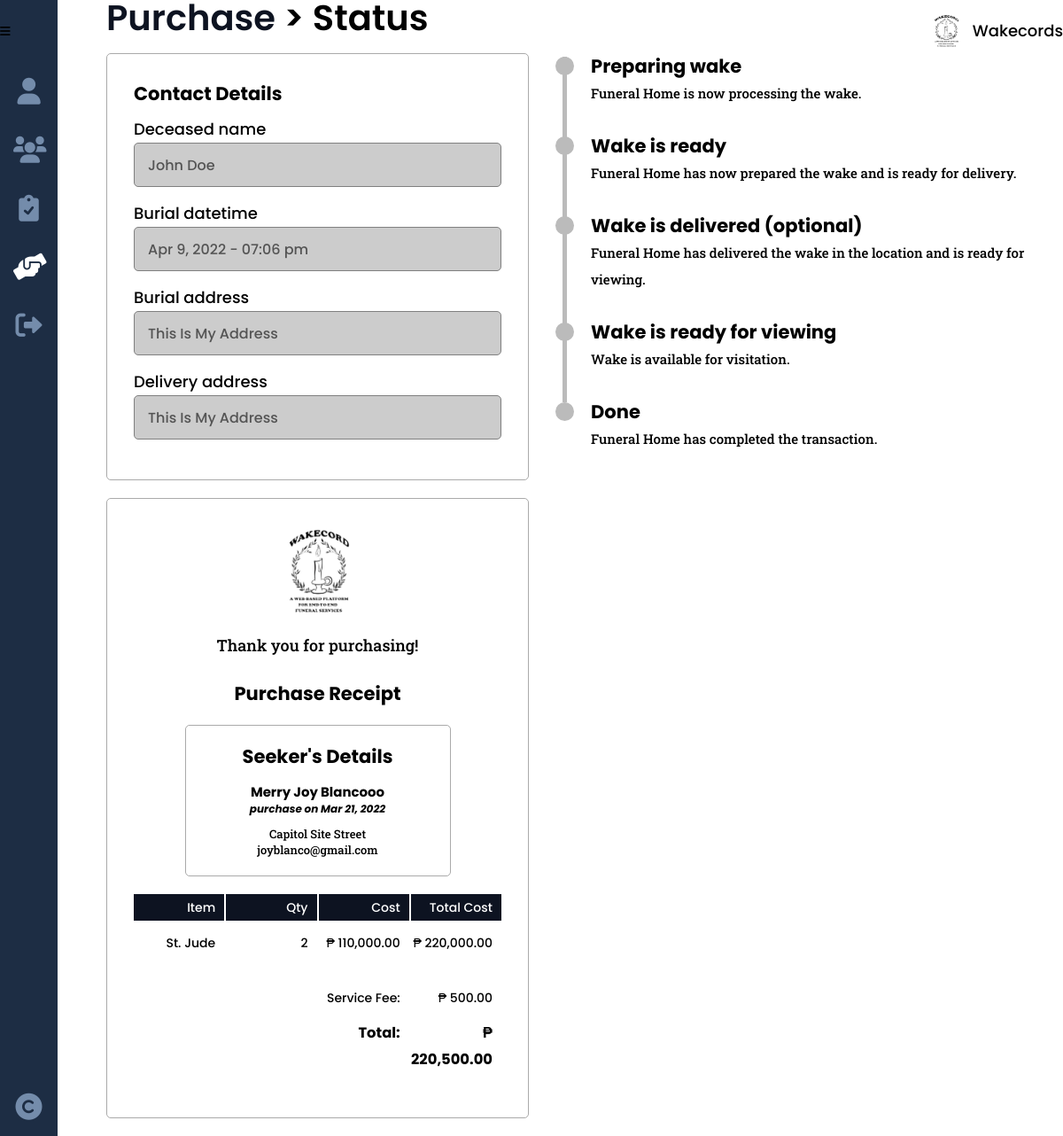
The app's page /status.php?purchaseid=10, older data.
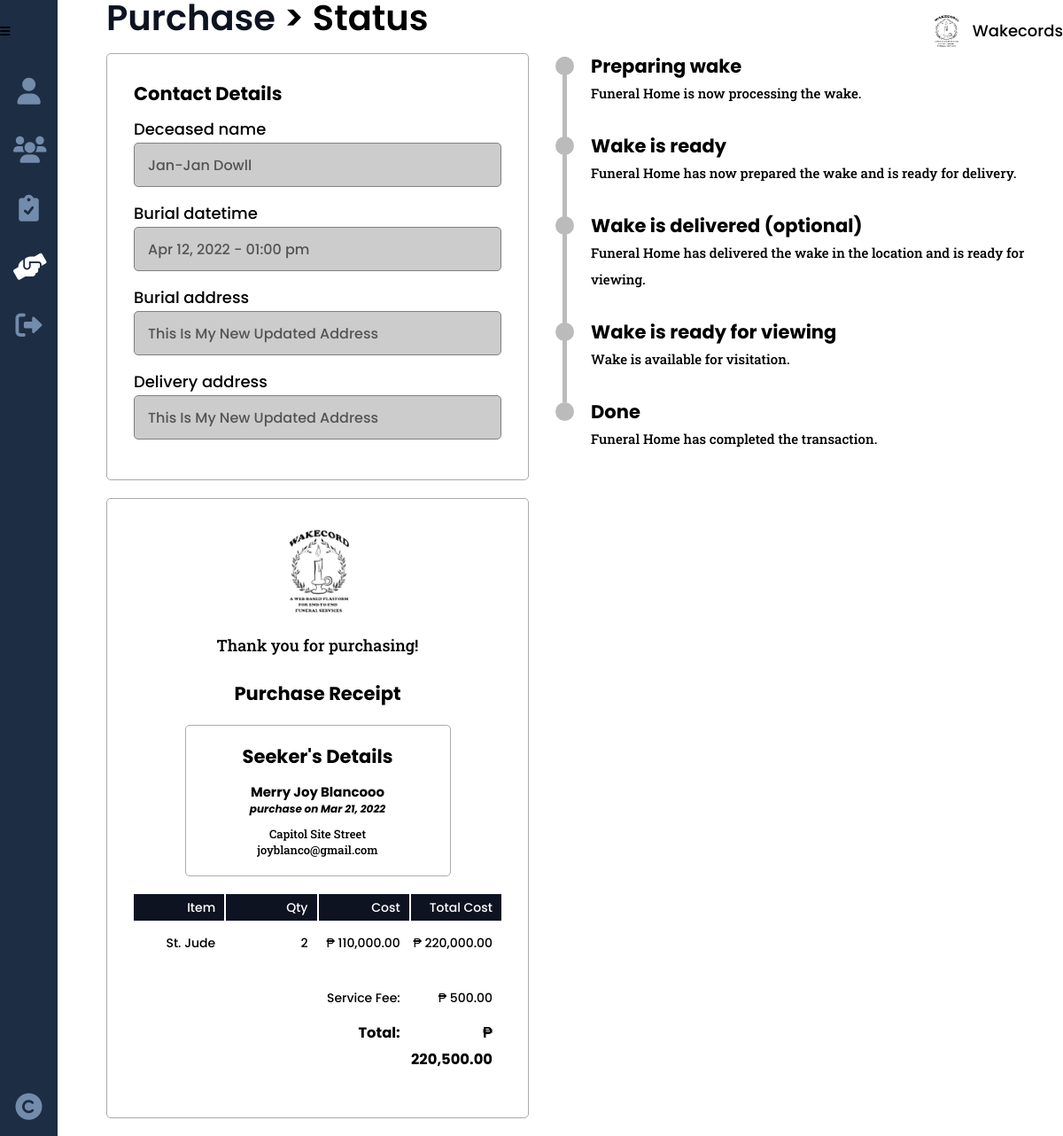
The same page, newer data.
### tables this page shows
CREATE TABLE `details` (
  `purchase_id` int(8) NOT NULL,
  `deceased_name` varchar(25) DEFAULT NULL,
  `burial_datetime` datetime DEFAULT NULL,
  `burial_add` varchar(100) DEFAULT NULL,
  `delivery_add` varchar(100) DEFAULT NULL,
  `delivery_date` date DEFAULT NULL,
  `msg_ribbon` varchar(200) DEFAULT NULL,
  `msg_headstone` varchar(200) DEFAULT NULL,
  `birth_date` date DEFAULT NULL,
  `death_date` date DEFAULT NULL,
  `delivery_datetime` datetime DEFAULT NULL,
  `num_pax` int(4) DEFAULT NULL,
  `cemetery_add` varchar(100) DEFAULT NULL
);

### others/db.php (called while the page is built, shortened)
<?php
	class DB
	{
		static $hostname = "localhost";
		static $dbname = "wakecords";
		static $username  = "root";
		static $password = "";
		public static function query($sql, $params=array(), $transactType)
		{
			$rows = array();
			try
			{
				$db = new PDO("mysql:host=". self::$hostname ."; dbname=". self::$dbname,  self::$username,  self::$password);
				$db->setAttribute(PDO::ATTR_ERRMODE, PDO::ERRMODE_EXCEPTION);
				$cmd = $db->prepare($sql);
				$cmd->execute($params);
				if($transactType == "READ")
					$rows = $cmd->fetchAll();
				else
					$rows = $db->lastInsertId();
			}
			catch(PDOException $e)
			{
				echo $e->getMessage();
			}
			return $rows;
		}
	}

### others/functions.php (called while the page is built, shortened)
<?php
	require_once("others/db.php");
	function read($table, $attr=[], $data=[]){
		if(count($attr) == 1){
			return DB::query("SELECT * FROM ".$table." WHERE ".$attr[0]."=?", array($data[0]), "READ");
		}
	}

### status.php (the view, shortened to what the changed rows need)
<?php
	include("others/functions.php");
	include("others/head.php");
?>
<body>
	<div class="container">
		<div class="banner">
			<section class="banner-con">
				<div class="wrapper">
					<div class="banner-div">
						<h2><a href="purchase.php">Purchase</a> <span>> Status</span></h2>
						<div class="order-con">
							<div class="order-info">
								<?php
								$purchase = DB::query("SELECT * FROM purchase p JOIN seeker see ON p.seeker_id = see.seeker_id JOIN services ser ON p.service_id = ser.service_id WHERE purchase_id = ?", array($_GET['purchaseid']), "READ");
								$purchase = $purchase[0];
								$details = read("details", ["purchase_id"], [$purchase['purchase_id']]);
								$details = $details[0];
								?>
								<div class="additional-info card">
									<h3><?php echo (isset($_SESSION['seeker'])) ? "Additional":"Contact"; ?> Details</h3>
									<?php
									switch($purchase['service_type']){
										case "funeral":
											echo "
											<label>Deceased name</label>
											<input type='text' disabled value='".$details['deceased_name']."'>
											<label>Burial datetime</label>
											<input type='text' disabled value='".date("M j, Y - h:i a", strtotime($details['burial_datetime']))."'>
											<label>Burial address</label>
											<input type='text' disabled value='".$details['burial_add']."'>
											<label>Delivery address</label>
											<input type='text' disabled value='".$details['delivery_add']."'>
											";
											break;
									}
									?>
								</div>
							</div>
						</div>
					</div>
				</div>
			</section>
		</div>
	</div>
</body>
</html>

Row changes from the older to the newer data that the page shows:
changed details: deceased_name "John Doe" → "Jan-Jan Dowll"; burial_datetime "Apr 9, 2022 - 07:06 pm" → "Apr 12, 2022 - 01:00 pm"; burial_add "This Is My Address" → "This Is My New Updated Address"; delivery_add "This Is My Address" → "This Is My New Updated Address"
